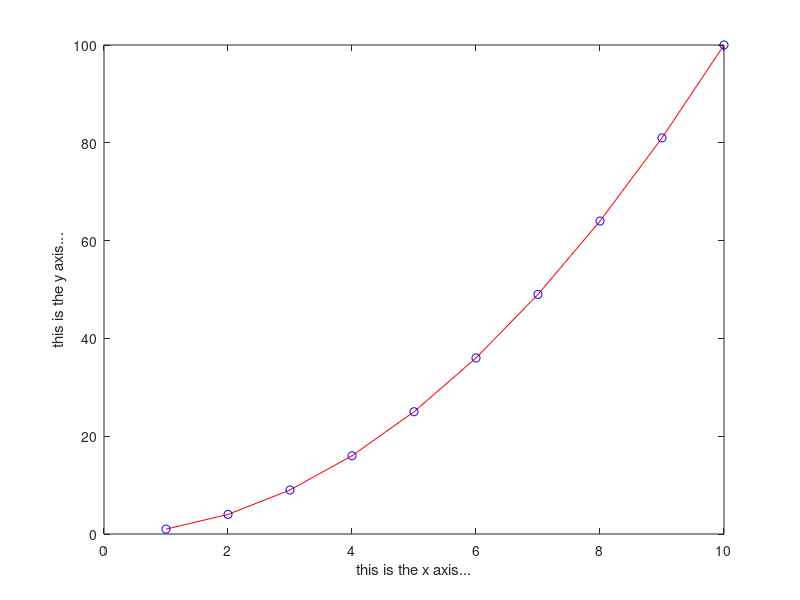

MATLAB code for this plot:
%%%%%%%
% This is a test script
% Dave Hill
% Sep 2020
% update 2021
%%%%%%%
%%
%make some data
x=1:1:10
y=x.^2
%%
%make a plot
plot(x,y,'r')
hold on
plot(x,y,'bo')
hold off
xlabel('this is the x axis...');
ylabel('this is the y axis...');

%%